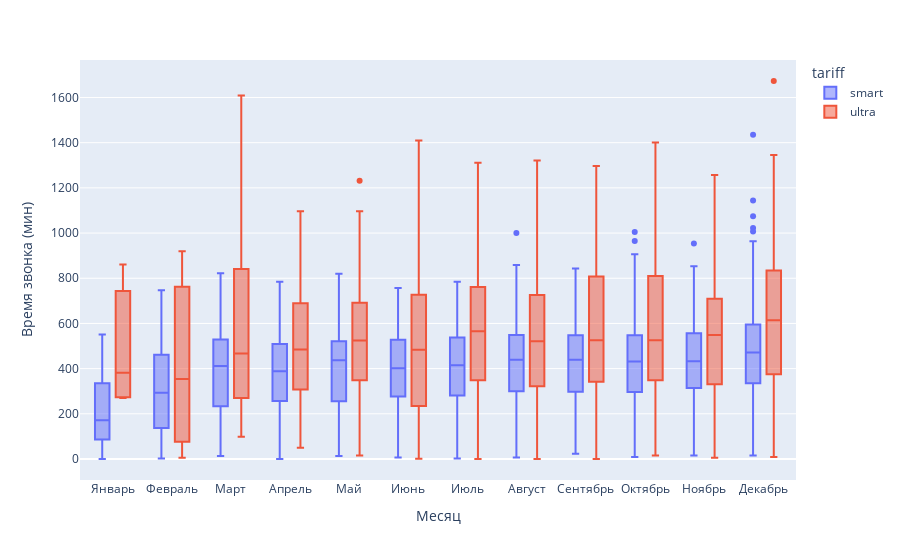
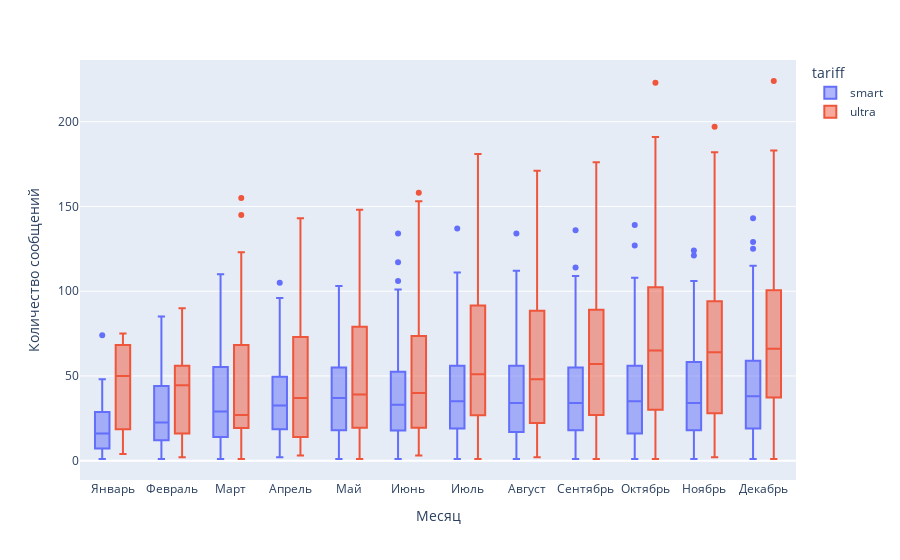
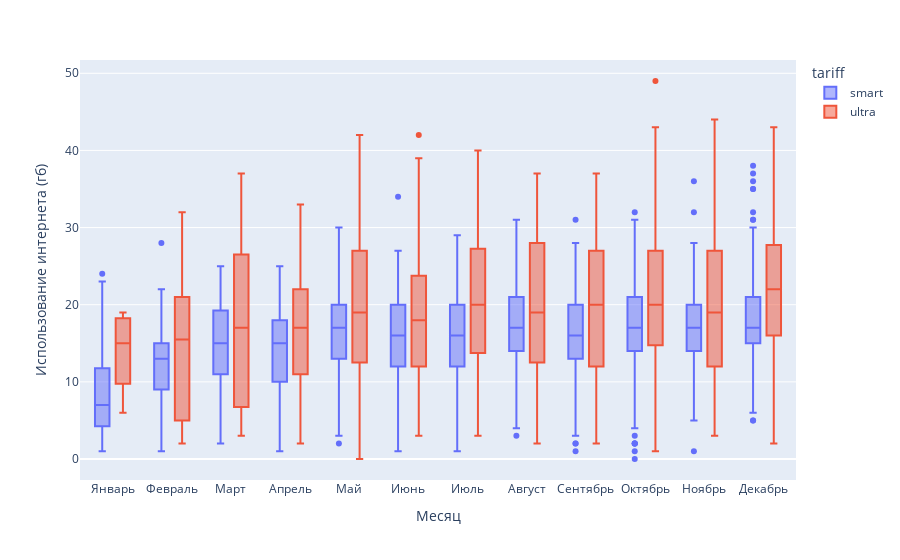

The notebook cell these images were saved under, in order:
### Markdown cell above
Построим boxplot для визуализации средних значений колонок по месяцам

### Code cell
# словарь с ключами из названий колонок и описанием для визуализации
columns = {
    'rounded_duration': 'Время звонка (мин)',
    'messages_count': 'Количество сообщений',
    'rounded_gb_used': 'Использование интернета (гб)'
}

# построим boxplot для каждой колонки датафрейма merged_data
for column, title in zip(columns.keys(), columns.values()):
    fig = px.box(merged_data.sort_values(by='month_number'), x="month", y=column, color="tariff")
    fig.update_layout(
        showlegend=True,
        xaxis_title="Месяц",
        yaxis_title=title
    )

    fig.show()

### Figure 1 — Plotly figure (JSON) as saved in the notebook; plotly's stock layout.template omitted (floating-point values rounded to 4 significant figures; data arrays with more than 128 entries replaced by an {"elided": "..."} marker saying what was removed)
{"data": [{"alignmentgroup": "True", "hovertemplate": "tariff=smart<br>month=%{x}<br>rounded_duration=%{y}<extra></extra>", "legendgroup": "smart", "marker": {"color": "#636efa"}, "name": "smart", "notched": false, "offsetgroup": "smart", "orientation": "v", "showlegend": true, "x": {"elided": "1915 str values"}, "x0": " ", "xaxis": "x", "y": {"elided": "1915 int values"}, "y0": " ", "yaxis": "y", "type": "box"}, {"alignmentgroup": "True", "hovertemplate": "tariff=ultra<br>month=%{x}<br>rounded_duration=%{y}<extra></extra>", "legendgroup": "ultra", "marker": {"color": "#EF553B"}, "name": "ultra", "notched": false, "offsetgroup": "ultra", "orientation": "v", "showlegend": true, "x": {"elided": "752 str values"}, "x0": " ", "xaxis": "x", "y": {"elided": "752 int values"}, "y0": " ", "yaxis": "y", "type": "box"}], "layout": {"xaxis": {"anchor": "y", "domain": [0.0, 1.0], "title": {"text": "Месяц"}}, "yaxis": {"anchor": "x", "domain": [0.0, 1.0], "title": {"text": "Время звонка (мин)"}}, "legend": {"title": {"text": "tariff"}, "tracegroupgap": 0}, "margin": {"t": 60}, "boxmode": "group", "showlegend": true}}

### Figure 2 — Plotly figure (JSON) as saved in the notebook; plotly's stock layout.template omitted (floating-point values rounded to 4 significant figures; data arrays with more than 128 entries replaced by an {"elided": "..."} marker saying what was removed)
{"data": [{"alignmentgroup": "True", "hovertemplate": "tariff=smart<br>month=%{x}<br>messages_count=%{y}<extra></extra>", "legendgroup": "smart", "marker": {"color": "#636efa"}, "name": "smart", "notched": false, "offsetgroup": "smart", "orientation": "v", "showlegend": true, "x": {"elided": "1915 str values"}, "x0": " ", "xaxis": "x", "y": {"elided": "1915 int values"}, "y0": " ", "yaxis": "y", "type": "box"}, {"alignmentgroup": "True", "hovertemplate": "tariff=ultra<br>month=%{x}<br>messages_count=%{y}<extra></extra>", "legendgroup": "ultra", "marker": {"color": "#EF553B"}, "name": "ultra", "notched": false, "offsetgroup": "ultra", "orientation": "v", "showlegend": true, "x": {"elided": "752 str values"}, "x0": " ", "xaxis": "x", "y": {"elided": "752 int values"}, "y0": " ", "yaxis": "y", "type": "box"}], "layout": {"xaxis": {"anchor": "y", "domain": [0.0, 1.0], "title": {"text": "Месяц"}}, "yaxis": {"anchor": "x", "domain": [0.0, 1.0], "title": {"text": "Количество сообщений"}}, "legend": {"title": {"text": "tariff"}, "tracegroupgap": 0}, "margin": {"t": 60}, "boxmode": "group", "showlegend": true}}

### Figure 3 — Plotly figure (JSON) as saved in the notebook; plotly's stock layout.template omitted (floating-point values rounded to 4 significant figures; data arrays with more than 128 entries replaced by an {"elided": "..."} marker saying what was removed)
{"data": [{"alignmentgroup": "True", "hovertemplate": "tariff=smart<br>month=%{x}<br>rounded_gb_used=%{y}<extra></extra>", "legendgroup": "smart", "marker": {"color": "#636efa"}, "name": "smart", "notched": false, "offsetgroup": "smart", "orientation": "v", "showlegend": true, "x": {"elided": "1915 str values"}, "x0": " ", "xaxis": "x", "y": {"elided": "1915 int values"}, "y0": " ", "yaxis": "y", "type": "box"}, {"alignmentgroup": "True", "hovertemplate": "tariff=ultra<br>month=%{x}<br>rounded_gb_used=%{y}<extra></extra>", "legendgroup": "ultra", "marker": {"color": "#EF553B"}, "name": "ultra", "notched": false, "offsetgroup": "ultra", "orientation": "v", "showlegend": true, "x": {"elided": "752 str values"}, "x0": " ", "xaxis": "x", "y": {"elided": "752 int values"}, "y0": " ", "yaxis": "y", "type": "box"}], "layout": {"xaxis": {"anchor": "y", "domain": [0.0, 1.0], "title": {"text": "Месяц"}}, "yaxis": {"anchor": "x", "domain": [0.0, 1.0], "title": {"text": "Использование интернета (гб)"}}, "legend": {"title": {"text": "tariff"}, "tracegroupgap": 0}, "margin": {"t": 60}, "boxmode": "group", "showlegend": true}}
